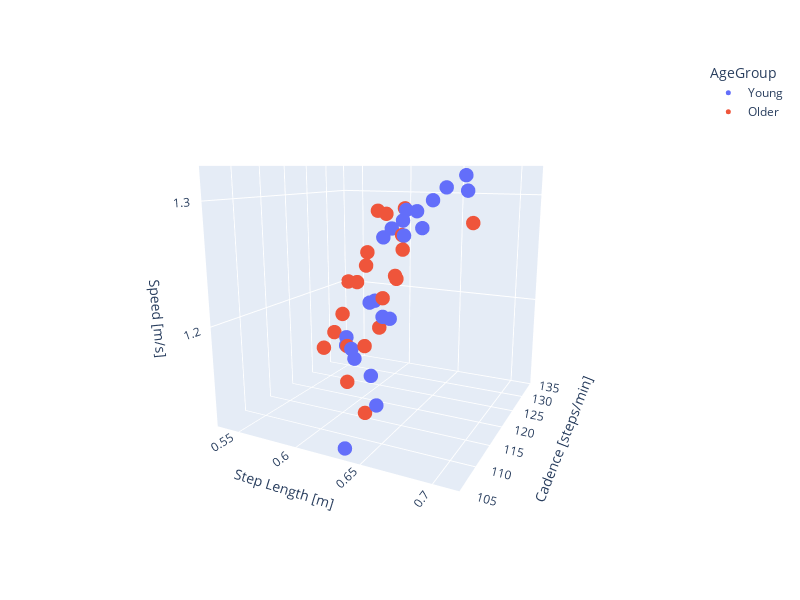

Write notebook code for a chart like this one.
### Markdown cell above
## Three-dimensional plots: Step Length and Cadence versus Speed

### Code cell
cadence_label = 'Cadence [steps/s]' if df['Cadence'].mean() < 10 else 'Cadence [steps/min]'
# add plane: https://memotut.com/en/e42c726cdee25767105d/
df['AgeGroup'] = df['AgeGroup'].replace({0: 'Young', 1: 'Older'}).astype(str)
fig = px.scatter_3d(df, x='StepLength', y='Cadence', z='Speed', color='AgeGroup',
                    labels={'StepLength': 'Step Length [m]', 'Cadence': cadence_label,
                            'Speed': 'Speed [m/s]'},
                    width=800, height=600)
fig.update_traces(marker=dict(size=5), selector=dict(mode='markers'))
camera = dict(up=dict(x=0, y=0, z=1), center=dict(x=0, y=0, z=0), eye=dict(x=1, y=-2, z=0.5))
fig.update_layout(scene_camera=camera)
fig.show()

### Figure 1 — Plotly figure (JSON) as saved in the notebook; plotly's stock layout.template omitted (floating-point values rounded to 4 significant figures)
{"data": [{"hovertemplate": "AgeGroup=Young<br>Step Length [m]=%{x}<br>Cadence [steps/min]=%{y}<br>Speed [m/s]=%{z}<extra></extra>", "legendgroup": "Young", "marker": {"color": "#636efa", "size": 5, "symbol": "circle"}, "mode": "markers", "name": "Young", "scene": "scene", "showlegend": true, "type": "scatter3d", "x": [0.6471, 0.6356, 0.6646, 0.6484, 0.6643, 0.6404, 0.643, 0.6161, 0.5948, 0.7033, 0.6134, 0.6029, 0.6364, 0.6735, 0.6116, 0.6592, 0.5997, 0.6128, 0.6302, 0.6405, 0.6975, 0.5841], "y": [112.9, 105.9, 118.0, 119.6, 115.2, 118.8, 109.6, 113.6, 117.5, 111.5, 119.6, 116.5, 120.8, 118.4, 125.0, 105.9, 126.3, 118.4, 122.0, 113.2, 113.6, 120.4], "z": [1.21, 1.12, 1.3, 1.29, 1.28, 1.27, 1.17, 1.17, 1.17, 1.31, 1.21, 1.17, 1.29, 1.31, 1.27, 1.16, 1.26, 1.21, 1.28, 1.21, 1.32, 1.17]}, {"hovertemplate": "AgeGroup=Older<br>Step Length [m]=%{x}<br>Cadence [steps/min]=%{y}<br>Speed [m/s]=%{z}<extra></extra>", "legendgroup": "Older", "marker": {"color": "#EF553B", "size": 5, "symbol": "circle"}, "mode": "markers", "name": "Older", "scene": "scene", "showlegend": true, "type": "scatter3d", "x": [0.5965, 0.552, 0.5355, 0.5658, 0.572, 0.5688, 0.6489, 0.6377, 0.6367, 0.6288, 0.6478, 0.6424, 0.5385, 0.6319, 0.6216, 0.7115, 0.5912, 0.5602, 0.6117, 0.6439, 0.58], "y": [117.3, 125.7, 134.3, 128.6, 130.0, 134.3, 106.5, 119.2, 113.6, 123.1, 114.3, 115.8, 126.1, 115.9, 114.5, 109.3, 130.0, 125.9, 113.0, 117.3, 127.2], "z": [1.17, 1.16, 1.2, 1.21, 1.24, 1.28, 1.15, 1.27, 1.2, 1.29, 1.24, 1.24, 1.14, 1.22, 1.18, 1.29, 1.28, 1.18, 1.15, 1.26, 1.23]}], "layout": {"height": 600, "legend": {"title": {"text": "AgeGroup"}, "tracegroupgap": 0}, "margin": {"t": 60}, "scene": {"camera": {"center": {"x": 0, "y": 0, "z": 0}, "eye": {"x": 1, "y": -2, "z": 0.5}, "up": {"x": 0, "y": 0, "z": 1}}, "domain": {"x": [0, 1], "y": [0, 1]}, "xaxis": {"title": {"text": "Step Length [m]"}}, "yaxis": {"title": {"text": "Cadence [steps/min]"}}, "zaxis": {"title": {"text": "Speed [m/s]"}}}, "width": 800}}
